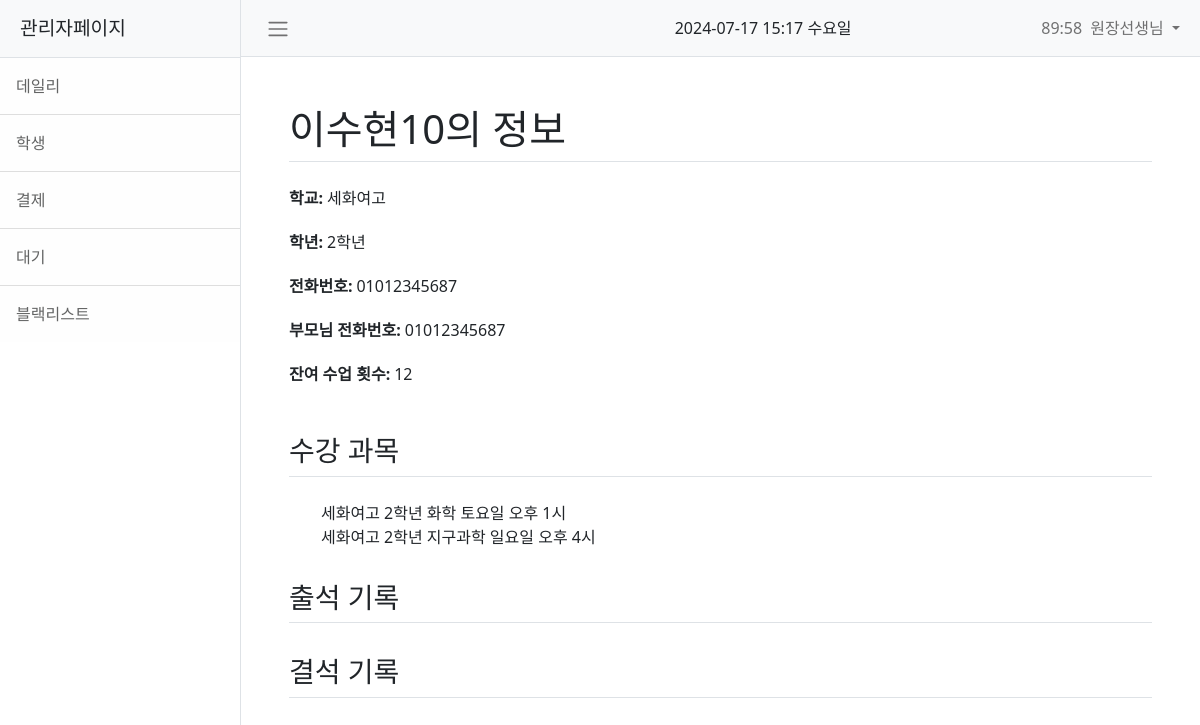
Page /management/student_detail/53/ (signed in) on the committed database.
### common/models.py (models this page shows, shortened)
class User(AbstractUser):
    GRADE_CHOICES = (
        ("1학년", "1학년"),
        ("2학년", "2학년"),
        ("3학년", "3학년"),
    )
    SCHOOL_CHOICES = (
        ("세화고", "세화고"),
        ("세화여고", "세화여고"),
        ("연합반", "연합반"),
    )
    name = models.CharField(max_length=100, null=False, verbose_name="이름")
    phone = models.CharField(
        max_length=20, null=True, blank=True, verbose_name="전화번호"
    )
    parent_phone = models.CharField(
        max_length=20, null=True, blank=True, verbose_name="부모님 전화번호"
    )
    is_teacher = models.BooleanField(default=False, verbose_name="강사")
    is_manager = models.BooleanField(default=False, verbose_name="행정")
    school = models.CharField(
        max_length=50,
        choices=SCHOOL_CHOICES,
        blank=True,
        null=True,
        verbose_name="학교",
    )
    grade = models.CharField(
        max_length=10,
        choices=GRADE_CHOICES,
        blank=True,
        null=True,
        verbose_name="학년",
    )
    physics = models.BooleanField(default=False, verbose_name="물리")
    chemistry = models.BooleanField(default=False, verbose_name="화학")
    biology = models.BooleanField(default=False, verbose_name="생명과학")
    earth_science = models.BooleanField(default=False, verbose_name="지구과학")
    integrated_science = models.BooleanField(default=False, verbose_name="통합과학")
    courses = models.ManyToManyField(
        "Course",
        related_name="enrolled_students",
        blank=True,
        verbose_name="수업 시간표",
    )
    payment_count = models.IntegerField(default=12, verbose_name="결제 횟수")
    payment_request = models.BooleanField(default=False, verbose_name="결제 요청")
    latest_payment = models.DateField(
        blank=True, null=True, verbose_name="최근 결제 날짜"
    )
    is_active = models.BooleanField(
        default=False, verbose_name="활성화"
    )  # 관리자 승인 전까지는 비활성화된 계정 처리
    attended_dates = models.ManyToManyField(
        "Attendance",
        related_name="attended_at",
        blank=True,
        verbose_name="출석 날짜",
    )
    absent_dates = models.ManyToManyField(
        "Absence",
        related_name="absent_at",
        blank=True,
        verbose_name="결석 날짜",
    )
    class Meta:
        verbose_name = "회원"
        verbose_name_plural = "회원"

class Course(models.Model):
    DAY_CHOICES = (
        ("월요일", "월요일"),
        ("화요일", "화요일"),
        ("수요일", "수요일"),
        ("목요일", "목요일"),
        ("금요일", "금요일"),
        ("토요일", "토요일"),
        ("일요일", "일요일"),
    )
    ROOM_CHOICES = (
        ("402", "402"),
        ("403", "403"),
        ("404", "404"),
        ("408", "408"),
        ("409", "409"),
        ("415", "415"),
    )
    SUBJECT_CHOICES = (
        ("physics", "물리"),
        ("chemistry", "화학"),
        ("biology", "생명과학"),
        ("earth_science", "지구과학"),
        ("integrated_science", "통합과학"),
        ("special_physics", "특강-물리"),
        ("special_chemistry", "특강-화학"),
        ("special_biology", "특강-생명과학"),
        ("special_earth_science", "특강-지구과학"),
        ("special_integrated_science", "특강-통합과학"),
    )
    is_active = models.BooleanField(
        default=False, verbose_name="활성화"
    )  # 관리자 승인 전까지는 비활성화된 계정 처리
    course_school = models.CharField(
        max_length=50, choices=User.SCHOOL_CHOICES, verbose_name="학교"
    )
    course_grade = models.CharField(
        max_length=10, choices=User.GRADE_CHOICES, verbose_name="학년"
    )
    course_subject = models.CharField(
        max_length=30,
        choices=SUBJECT_CHOICES,
        default="선택과목",
        verbose_name="선택과목",
    )
    course_day = models.CharField(
        max_length=10, choices=DAY_CHOICES, verbose_name="수업 요일"
    )
    course_time = models.TimeField(verbose_name="수업 시작 시간")
    course_room = models.CharField(
        max_length=10,
        choices=ROOM_CHOICES,
        blank=True,
        null=True,
        verbose_name="강의실",
    )
    course_teacher = models.ForeignKey(
        User,
        on_delete=models.CASCADE,
        related_name="taught_courses",
        verbose_name="선생",
    )
    course_students = models.ManyToManyField(
        User,
        related_name="enrolled_courses",
        blank=True,
        verbose_name="학생",
    )
    class Meta:
        verbose_name = "수업"
        verbose_name_plural = "수업"

### common/decorators.py (the view)
    @login_required
    def _wrapped_view(request, *args, **kwargs):
        if not request.user.is_manager:
            raise PermissionDenied  # 접근 권한 없음
        return view_func(request, *args, **kwargs)

### common/templatetags/filters.py (called while the page is built)
@register.filter
def subject_kor(subject):
    subject_dict = {
        "earth_science": "지구과학",
        "physics": "물리",
        "chemistry": "화학",
        "biology": "생명과학",
        "integrated_science": "통합과학",
    }
    return subject_dict.get(subject, subject)

@register.filter
def time_kor(time):
    time_str = time.strftime("%I %p").lower()
    time_dict = {
        "a.m.": "오전",
        "am": "오전",
        "p.m.": "오후",
        "pm": "오후",
    }
    hour, period = time_str.split()
    hour = int(hour)
    if period == "p.m." and hour != 12:
        hour += 12
    return f"{time_dict[period]} {hour}시"

### management/views.py (called while the page is built)
@manager_required
def management_student_detail(request, student_id):
    student = get_object_or_404(User, pk=student_id)
    attendances = Attendance.objects.filter(student=student).order_by("attended_at")
    absences = Absence.objects.filter(student=student).order_by("absent_at")
    courses = student.enrolled_courses.all()
    context = {
        "student": student,
        "attendances": attendances,
        "absences": absences,
        "courses": courses,
    }
    return render(request, "management/management_student_detail.html", context)

### templates/management/management_student_detail.html (shortened to what this page needs)
{% extends 'management/management_base.html' %}
{% load static %}
{% load filters %}
{% block extra_css %}
<link href="{% static 'css/management/management_student_detail.css' %}" rel="stylesheet" />
{% endblock %}
{% block content %}
<div class="container p-5">
    <h1 class="mb-4 pb-2 border-bottom">{{ student.name }}의 정보</h1>
    <div class="mb-1" style="display: flex;">
        <span class="me-1" style="font-weight: bold;">학교: </span>
        <p>{{ student.school }}</p>
    </div>
    <div class="mb-1" style="display: flex;">
        <span class="me-1" style="font-weight: bold;">학년:</span>
        <p>{{ student.grade }}</p>
    </div>
    {% if student.phone == None %}
        <div class="mb-1" style="display: flex;">
            <span class="me-1" style="font-weight: bold;">전화번호: </span>
            <p> - </p>
        </div>
    {% else %}
        <div class="mb-1" style="display: flex;">
            <span class="me-1" style="font-weight: bold;">전화번호: </span>
            <p>{{ student.phone }}</p>
        </div>
    {% endif %}
    <div class="mb-1" style="display: flex;">
        <span class="me-1" style="font-weight: bold;">부모님 전화번호: </span>
        <p>{{ student.parent_phone }}</p>
    </div>
    <div class="mb-1" style="display: flex;">
        <span class="me-1" style="font-weight: bold;">잔여 수업 횟수:</span>
        <p>{{ student.payment_count }}</p>
    </div>
    <h3 class="mt-4 mb-4 py-2 border-bottom">수강 과목</h3>
    <ul>
        {% for course in courses %}
            <p class="nomargin">{{ course.course_school }} {{ course.course_grade }} {{ course.course_subject|subject_kor }} {{ course.course_day }} {{ course.course_time|time_kor }}</p>
        {% endfor %}
    </ul>
    <h3 class="mt-4 mb-4 py-2 border-bottom">출석 기록</h3>
    <h3 class="mt-4 mb-4 py-2 border-bottom">결석 기록</h3>
</div>
{% endblock %}

### templates/management/management_base.html (shortened to what this page needs)
{% load static %}
<!DOCTYPE html>
<html lang="en">
    <head>
        <link href="{% static 'css/management/management_base.css' %}" rel="stylesheet" />
        {% block extra_css %}{% endblock %}
    </head>
    <body>
        <div class="d-flex" id="wrapper">
            <div class="border-end bg-white" id="sidebar-wrapper">
                <div class="sidebar-heading border-bottom bg-light">관리자페이지</div>
                <div class="list-group list-group-flush">
                    <a class="list-group-item list-group-item-action list-group-item-light p-3" href="{% url 'management_home' %}">데일리</a>
                    <a class="list-group-item list-group-item-action list-group-item-light p-3" href="{% url 'management_studentlist' %}">학생</a>
                    <a class="list-group-item list-group-item-action list-group-item-light p-3" href="{% url 'management_paylist' %}">결제</a>
                    <a class="list-group-item list-group-item-action list-group-item-light p-3" href="{% url 'management_waitlist' %}">대기</a>
                    <a class="list-group-item list-group-item-action list-group-item-light p-3" href="{% url 'management_blacklist' %}">블랙리스트</a>
                </div>
            </div>
            <div id="page-content-wrapper">
                <nav class="navbar navbar-expand-lg navbar-light bg-light border-bottom">
                    <div class="container-fluid">
                        <button class="btn nav-btn-cst" id="sidebarToggle" type="button" data-bs-toggle="collapse" data-bs-target="#navbarSupportedContent" aria-controls="navbarSupportedContent" aria-expanded="false" aria-label="Toggle navigation">
                            <span class="navbar-toggler-icon"></span>
                        </button>
                        <div class="collapse navbar-collapse" id="navbarSupportedContent">
                            <div id="current-time" class="current-time text-center">
                                <p id="date-display"></p>
                            </div>
                            <ul class="navbar-nav ms-auto mt-2 mt-lg-0">
                                <li class="nav-item dropdown">
                                    <div class="navbar-user">
                                        <p class="navbar-text nomargin" id="sessionTimer">90:00</p>
                                        <a class="nav-link dropdown-toggle" id="navbarDropdown" href="#" role="button" data-bs-toggle="dropdown" aria-haspopup="true" aria-expanded="false">
                                            {{ request.user.name }}
                                        </a>
                                    </div>
                                </li>
                            </ul>
                        </div>
                    </div>
                </nav>
                <main class="d-flex flex-column justify-content-center">
                    {% block content %}
                    {% endblock %}
                </main>
            </div>
        </div>
    </body>
</html>

### rows in the picture
User: user.name "원장선생님"
User: name "이수현10", school "세화여고", grade "2학년", phone "01012345687", parent_phone "01012345687", payment_count "12"
Course: course_school "세화여고", course_grade "2학년", course_subject|subject_kor "화학", course_day "토요일", course_time "오후 1시"
Course: course_school "세화여고", course_grade "2학년", course_subject|subject_kor "지구과학", course_day "일요일", course_time "오후 4시"
